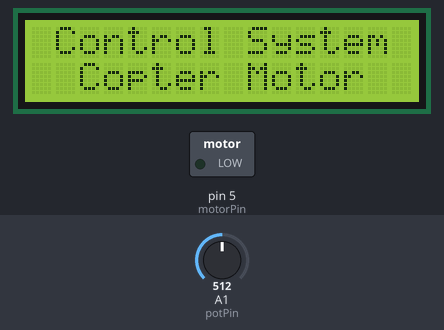
A sketch run on a simulated Arduino Uno, built with avr-gcc and run on an emulated ATmega328P. Shown: 16×2 character LCD, switched loads named in the sketch (green lamp = pin HIGH). Inputs (shaded band) come from the test bench; at power-on: A1 (potPin) = 512.

Above: at 1.2 s.
1.3 s: A1 (potPin) set to 716
At 5.8 s:
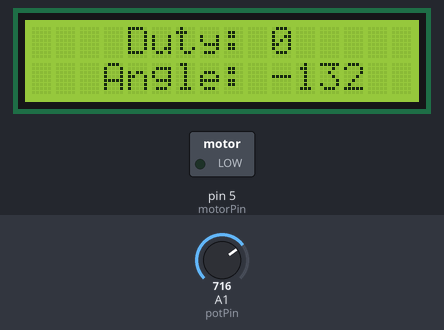
15.3 s: A1 (potPin) set to 900
At 18.5 s:
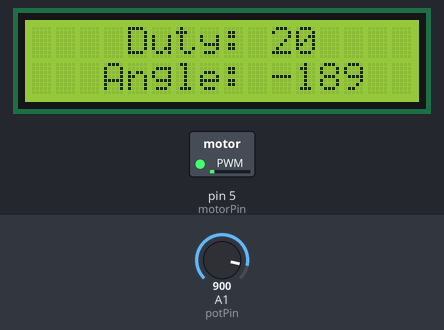
23.8 s: A1 (potPin) set to 1023
At 36.2 s:
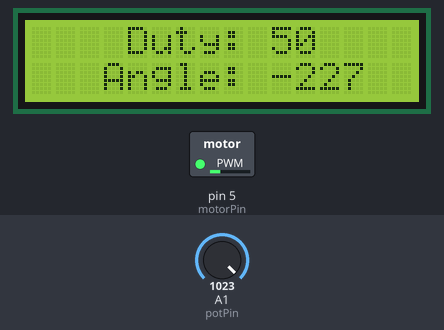
Timing chart, 0 to 64.1 s (numbered marks = the images above; inputs shaded):
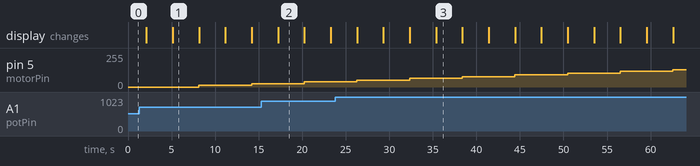

Measured:
- what the display in image 1 shows lasts 3.1 s, from 5.1 s to 8.2 s

The sketch:

Copter_Motor_Speed_Control.ino
```cpp
/*
EEE310 : Control Systems 1: Copter Motor Project.

This is a Control Systems 1 project which will emulate an Aeropendulum.
The following components are used:
1. A2212 Copter Motor, and propellers.
2. JYQD V8.3 Brushless motor driver.
3. 10k potentiometer.
4. Arduino UNO R3 microcontroller board.
5. A 16*2 LCD to display progress(duty cycle, and angle subtended by the arm) of the system.

We use the potentiometer for reading the angle, whereas the microcontroller
will be used to write voltages in PWM form to the motor driver for speed control.
*/

#include <LiquidCrystal_I2C.h>     //Import the I2C LCD library for use with the LCD.

LiquidCrystal_I2C lcd(0x27,16,2);  // set the LCD address to 0x3F for a 16 chars and 2 line display

const int motorPin = 5;           //We connect motor to pin 5 since it can produce a PWM signal.
const int potPin = A1;            //We connect the potentiometer to an analog pin, A1, since the potentiometer is an analog device.

int potentiometer_value  = 0; //This value will be anything between 0 and 1023 depending on the displacement of the potentiometer from its initial position
int swing_angle = 0;          //This is the angle swept by the arm of the aeropendulum
int reference_angle = 90;     //This is the starting angle, with reference to the x-axis
int display_angle = 0;        //This is the angle to be displayed by the LCD. The angle θ as required in the question

int min_duty = 0;        //Minimum duty cycle in percentage
int max_duty = 100;      //Maximum duty cycle in percentage

int min_pwm_value = 0;   //Minimum pwm value.
int max_pwm_value = 130; //Maximum pwm value. Ideal maximum is 255. But in our case, writing a 255 as maximum was not possible since the setup would power off at 160.

int pwm_value = 0;       //This value will be anything between the min and max pwm_value

void setup()
{
  pinMode(motorPin, OUTPUT);  //Setting the PWM pin for the motor as an output pin
  pinMode(potPin, INPUT);     //Setting the pin for the potentiometer as an input pin

  //Initializing the LCD.
  lcd.begin();
  lcd.backlight();
}


//This is the function for lifting the motor from rest to maximum angle.
void increase_motor_speed()
{
  for (int duty_cycle = min_duty; duty_cycle <= max_duty; duty_cycle = duty_cycle+10)
  {
    pwm_value = map(duty_cycle, min_duty, max_duty, min_pwm_value, max_pwm_value);
    analogWrite(motorPin, pwm_value); //Write the PWM value to the motor pin

    lcd.clear();
    lcd.setCursor(2,0);   //Move cursor to character 2 on line 1
    lcd.print("Copter Motor");
    lcd.setCursor(3,1);   //Move cursor to character 3 on line 1
    lcd.print("Reading...");

    delay(3000);    //Wait for the system to settle before reading the values.

    potentiometer_value = analogRead(potPin);

    swing_angle=map(potentiometer_value, 0, 290, 0, 90); //Mapping the angle

    display_angle=reference_angle-(swing_angle);

    lcd.clear();
    lcd.setCursor(4,0);   //Move cursor to character 4 on line 0
    lcd.print("Duty: ");
    lcd.print(duty_cycle);
    lcd.setCursor(3,1);   //Move cursor to character 3 on line 1
    lcd.print("Angle: ");
    lcd.print(display_angle);

    delay(3000);    //Allow enough time for reading the values displayed.
  }
}

//This is the function for returning the motor back to the initial resting position.
void decrease_motor_speed()
{
  for (int duty_cycle = max_duty; duty_cycle >= min_duty; duty_cycle = duty_cycle-10)
  {
    pwm_value = map(duty_cycle, min_duty, max_duty, min_pwm_value, max_pwm_value);
    analogWrite(motorPin, pwm_value); //Write the PWM value to the motor pin

    lcd.clear();
    lcd.setCursor(2,0);   //Move cursor to character 2 on line 1
    lcd.print("Copter Motor");
    lcd.setCursor(3,1);   //Move cursor to character 3 on line 1
    lcd.print("Reading...");

    delay(3000);    //Wait for the system to settle before reading the values.

    potentiometer_value = analogRead(potPin);

    swing_angle=map(potentiometer_value, 0, 290, 0, 90);

    display_angle=reference_angle-swing_angle;

    lcd.clear();
    lcd.setCursor(4,0);   //Move cursor to character 4 on line 0
    lcd.print("Duty: ");
    lcd.print(duty_cycle);
    lcd.setCursor(3,1);   //Move cursor to character 3 on line 1
    lcd.print("Angle: ");
    lcd.print(display_angle);

    delay(3000);    //Allow enough time for reading the values displayed.
  }
}

void loop()
{
  lcd.clear();

  // Print the opening message on both lines of the LCD.

  lcd.setCursor(1,0);   //Set cursor to character 2 on line 0
  lcd.print("Control System");

  lcd.setCursor(2,1);   //Move cursor to character 2 on line 1
  lcd.print("Copter Motor");
  delay(2000);

  //Calling the function to increase the speed of the motor to maximum
  increase_motor_speed();

  //Calling the function to decrease the speed of the motor to minimum
  decrease_motor_speed();
}
```
